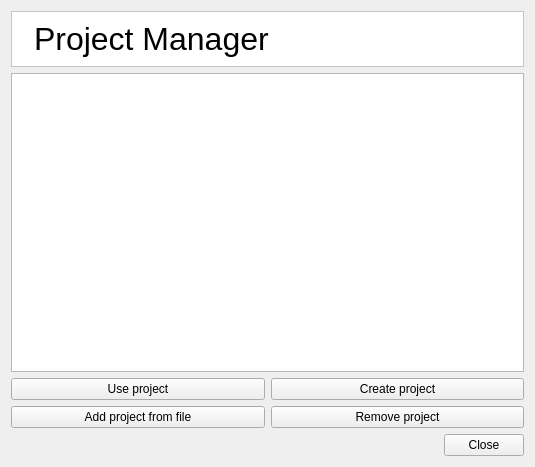
<?xml version="1.0" encoding="UTF-8"?>
<ui version="4.0">
 <class>prjmanager</class>
 <widget class="QWidget" name="prjmanager">
  <property name="geometry">
   <rect>
    <x>0</x>
    <y>0</y>
    <width>535</width>
    <height>467</height>
   </rect>
  </property>
  <property name="windowTitle">
   <string>Form</string>
  </property>
  <layout class="QVBoxLayout" name="verticalLayout_2">
   <item>
    <widget class="QFrame" name="frame">
     <property name="palette">
      <palette>
       <active>
        <colorrole role="Base">
         <brush brushstyle="SolidPattern">
          <color alpha="255">
           <red>255</red>
           <green>255</green>
           <blue>255</blue>
          </color>
         </brush>
        </colorrole>
        <colorrole role="Window">
         <brush brushstyle="SolidPattern">
          <color alpha="255">
           <red>255</red>
           <green>255</green>
           <blue>255</blue>
          </color>
         </brush>
        </colorrole>
       </active>
       <inactive>
        <colorrole role="Base">
         <brush brushstyle="SolidPattern">
          <color alpha="255">
           <red>255</red>
           <green>255</green>
           <blue>255</blue>
          </color>
         </brush>
        </colorrole>
        <colorrole role="Window">
         <brush brushstyle="SolidPattern">
          <color alpha="255">
           <red>255</red>
           <green>255</green>
           <blue>255</blue>
          </color>
         </brush>
        </colorrole>
       </inactive>
       <disabled>
        <colorrole role="Base">
         <brush brushstyle="SolidPattern">
          <color alpha="255">
           <red>255</red>
           <green>255</green>
           <blue>255</blue>
          </color>
         </brush>
        </colorrole>
        <colorrole role="Window">
         <brush brushstyle="SolidPattern">
          <color alpha="255">
           <red>255</red>
           <green>255</green>
           <blue>255</blue>
          </color>
         </brush>
        </colorrole>
       </disabled>
      </palette>
     </property>
     <property name="autoFillBackground">
      <bool>true</bool>
     </property>
     <property name="frameShape">
      <enum>QFrame::StyledPanel</enum>
     </property>
     <property name="frameShadow">
      <enum>QFrame::Raised</enum>
     </property>
     <layout class="QHBoxLayout" name="horizontalLayout">
      <item>
       <widget class="QLabel" name="label">
        <property name="text">
         <string/>
        </property>
        <property name="pixmap">
         <pixmap resource="../images/images.qrc">:/images2/new/dbmanager.png</pixmap>
        </property>
       </widget>
      </item>
      <item>
       <layout class="QVBoxLayout" name="verticalLayout">
        <property name="spacing">
         <number>0</number>
        </property>
        <item>
         <widget class="QLabel" name="label_3">
          <property name="font">
           <font>
            <pointsize>24</pointsize>
           </font>
          </property>
          <property name="text">
           <string>Project Manager</string>
          </property>
         </widget>
        </item>
       </layout>
      </item>
      <item>
       <spacer name="horizontalSpacer_2">
        <property name="orientation">
         <enum>Qt::Horizontal</enum>
        </property>
        <property name="sizeHint" stdset="0">
         <size>
          <width>40</width>
          <height>20</height>
         </size>
        </property>
       </spacer>
      </item>
     </layout>
    </widget>
   </item>
   <item>
    <widget class="QTableView" name="tableView"/>
   </item>
   <item>
    <layout class="QGridLayout" name="gridLayout">
     <item row="0" column="0">
      <widget class="QPushButton" name="cmduse">
       <property name="text">
        <string>Use project</string>
       </property>
       <property name="icon">
        <iconset resource="../images/images.qrc">
         <normaloff>:/images2/new/dbconnect.png</normaloff>:/images2/new/dbconnect.png</iconset>
       </property>
       <property name="iconSize">
        <size>
         <width>32</width>
         <height>32</height>
        </size>
       </property>
      </widget>
     </item>
     <item row="0" column="1">
      <widget class="QPushButton" name="cmdnew">
       <property name="text">
        <string>Create project</string>
       </property>
       <property name="icon">
        <iconset resource="../images/images.qrc">
         <normaloff>:/images2/new/dbadd.png</normaloff>:/images2/new/dbadd.png</iconset>
       </property>
       <property name="iconSize">
        <size>
         <width>32</width>
         <height>32</height>
        </size>
       </property>
      </widget>
     </item>
     <item row="1" column="0">
      <widget class="QPushButton" name="cmdadd">
       <property name="text">
        <string>Add project from file</string>
       </property>
       <property name="icon">
        <iconset resource="../images/images.qrc">
         <normaloff>:/images2/new/dbcopy.png</normaloff>:/images2/new/dbcopy.png</iconset>
       </property>
       <property name="iconSize">
        <size>
         <width>32</width>
         <height>32</height>
        </size>
       </property>
      </widget>
     </item>
     <item row="1" column="1">
      <widget class="QPushButton" name="cmdremove">
       <property name="text">
        <string>Remove project</string>
       </property>
       <property name="icon">
        <iconset resource="../images/images.qrc">
         <normaloff>:/images2/new/dbremove.png</normaloff>:/images2/new/dbremove.png</iconset>
       </property>
       <property name="iconSize">
        <size>
         <width>32</width>
         <height>32</height>
        </size>
       </property>
      </widget>
     </item>
    </layout>
   </item>
   <item>
    <layout class="QHBoxLayout" name="horizontalLayout_2">
     <item>
      <spacer name="horizontalSpacer">
       <property name="orientation">
        <enum>Qt::Horizontal</enum>
       </property>
       <property name="sizeHint" stdset="0">
        <size>
         <width>40</width>
         <height>20</height>
        </size>
       </property>
      </spacer>
     </item>
     <item>
      <widget class="QPushButton" name="pushButton_5">
       <property name="text">
        <string>Close</string>
       </property>
       <property name="icon">
        <iconset resource="../images/images.qrc">
         <normaloff>:/images2/new/closeform.png</normaloff>:/images2/new/closeform.png</iconset>
       </property>
      </widget>
     </item>
    </layout>
   </item>
  </layout>
 </widget>
 <resources>
  <include location="../images/images.qrc"/>
 </resources>
 <connections/>
</ui>
